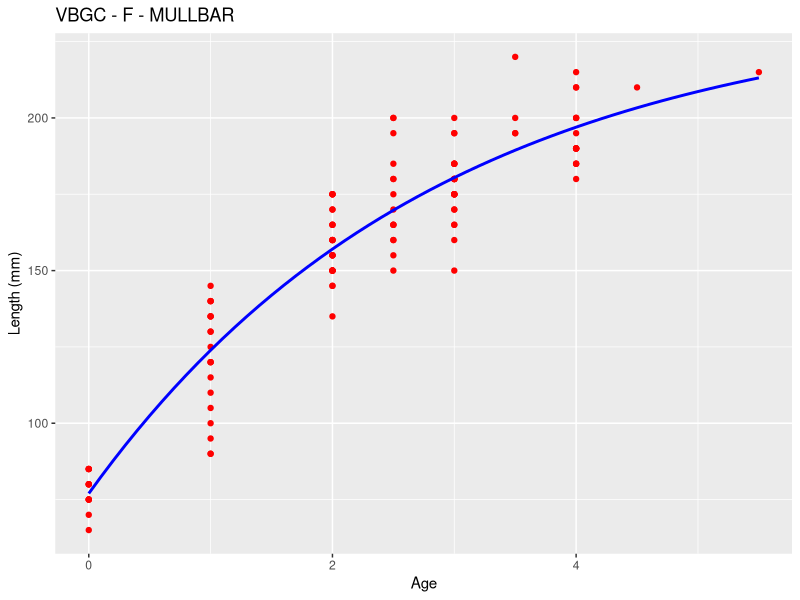
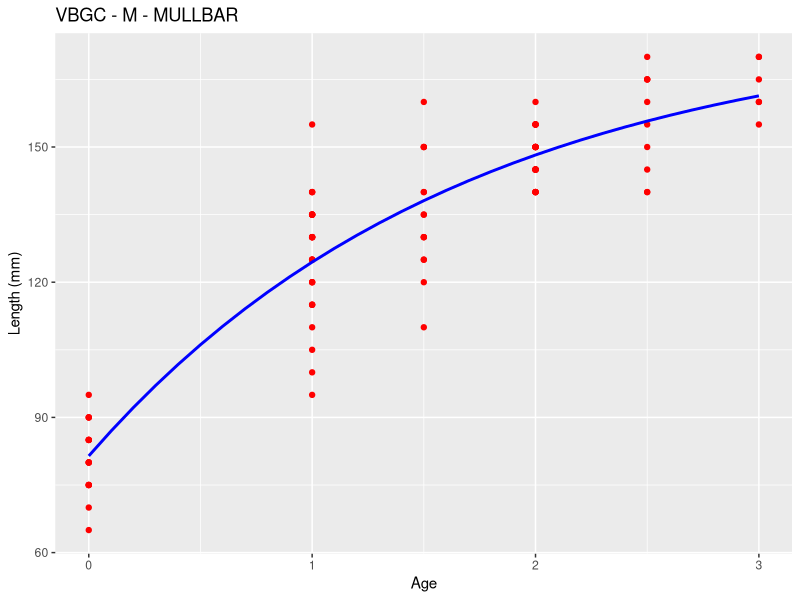
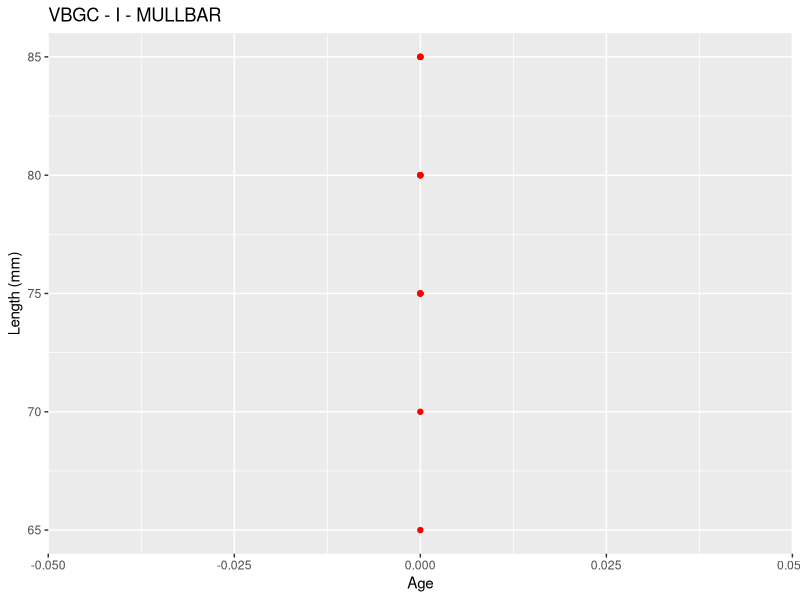
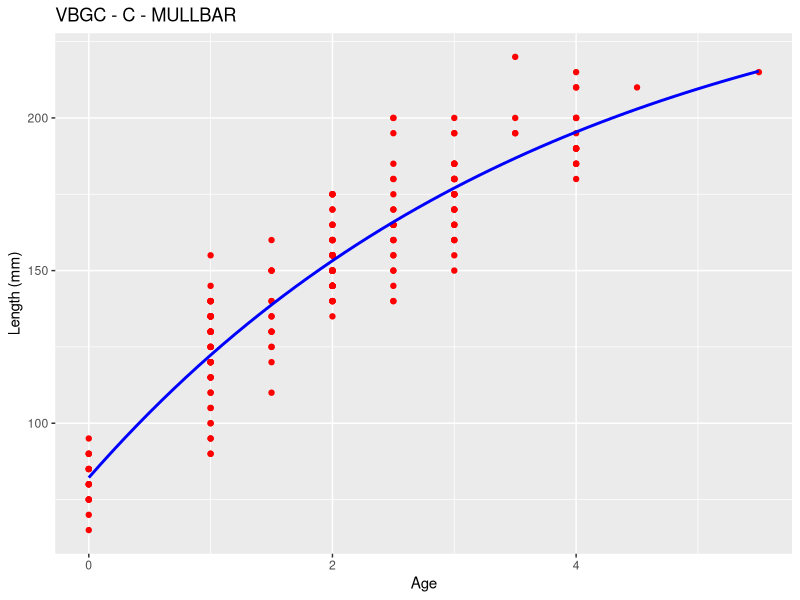
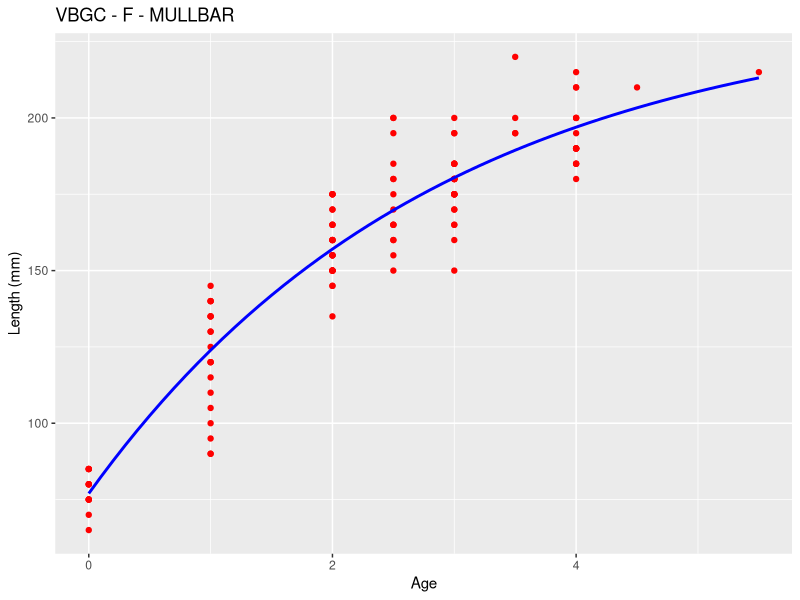
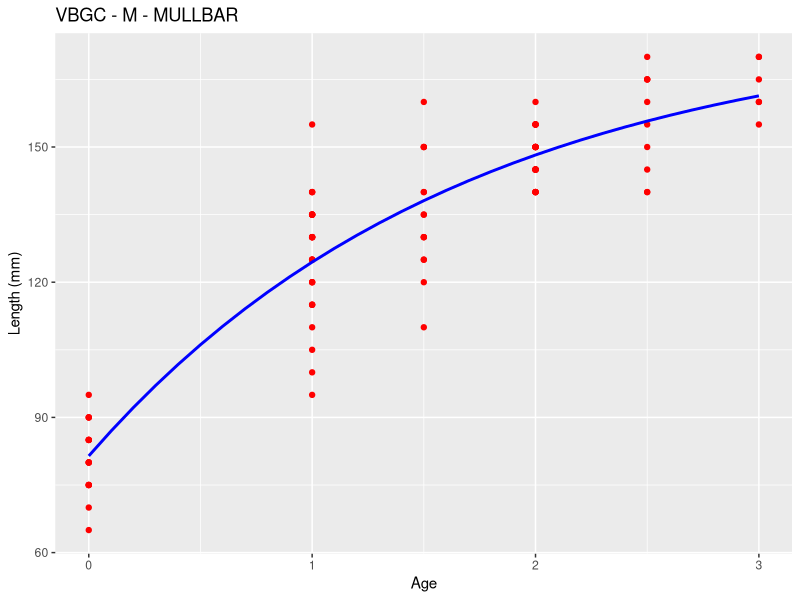
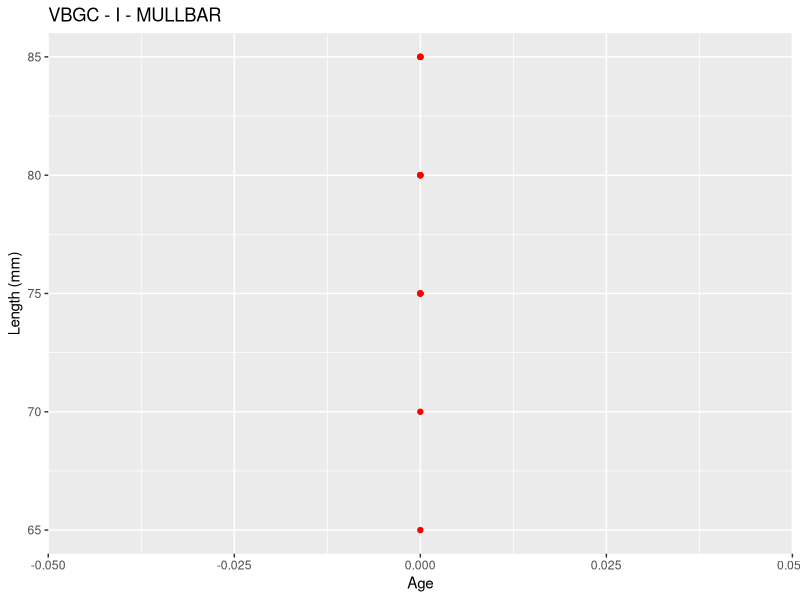
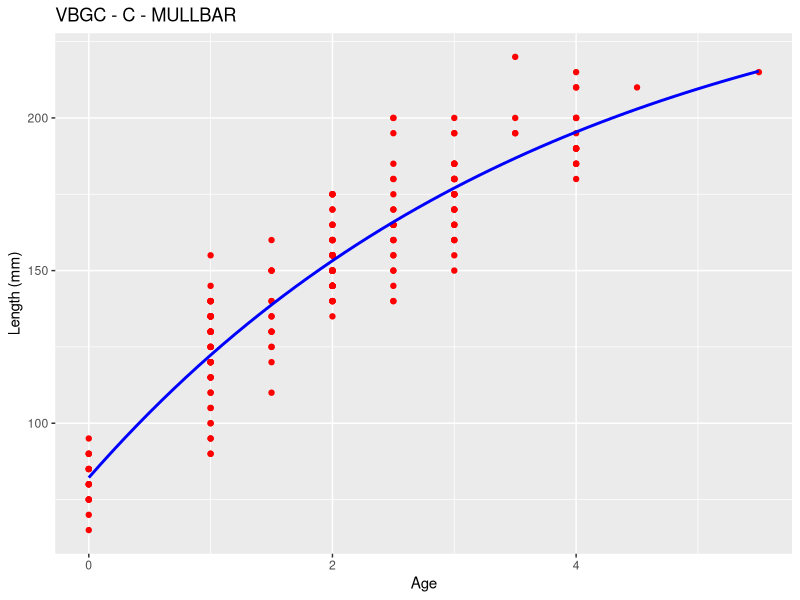

These charts were generated, in order, by the following R code: (Note: this script raises an error after producing the figures.)
############################################################################
#   Von Bertalanffy: R code to estinate the Von Bertalanffy growth curve   #
#   Authors: W. Zupa                                                       #
#   Fondazione Coispa                                                      #
#   If you have any comments or suggestions please contact the following   #
#   e-mail address: zupa@fondazionecoispa.org                              #
#   June 2023                                                              #
############################################################################

# combined sexes ('C') are composed aggregating all the available sexes.
# The analysis by sex is conducted aggregating undetermined sex ('I') with
# each other (e.g. M = M + I; F = F + I).

library(ggplot2)

# set the working directory where to save results
setwd("D:\\OneDrive - Coispa Tecnologia & Ricerca S.C.A.R.L\\BLACK SEA\\Von Bertalanffy")

# load the data fron csv file (use ';' as value separator)
data <- read.table("data_example.csv", sep = ";", header = TRUE)

#---  DON'T MODIFY THE FOLLOWING CODE ---#

wd <- getwd()
data$SEX <- toupper(data$SEX)
data_C <- data[!is.na(data$AGE) &
  as.character(data$AGE) != " " &
  as.character(data$AGE) != "" &
  as.character(data$AGE) != "UR" &
  as.character(data$AGE) != "NR" &
  as.character(data$AGE) != "-1" &
  data$SEX %in% c("F", "M", "N"), ]
data_C$SEX <- "C"

data <- data[!is.na(data$AGE) &
  as.character(data$AGE) != " " &
  as.character(data$AGE) != "" &
  as.character(data$AGE) != "UR" &
  as.character(data$AGE) != "NR" &
  as.character(data$AGE) != "-1" &
  data$SEX %in% c("F", "M", "I", "N"), ]

data <- rbind(data, data_C)

data$AGE <- as.numeric(data$AGE)
data <- data[!is.na(data$AGE), ]

sp <- unique(data$SPECIES)
if (length(sp) > 1) {
  stop("Data for more than one species are not allowed")
}

vbf3 <- function(t, Linf, k, t0) {
  Linf * (1 - exp(-k * (t - t0)))
}

if (nrow(data) > 1) {
  sexes <- unique(data$SEX)
  s <- 2
  params <- list()
  for (s in 1:length(sexes)) {
    df <- data[data$SEX %in% c(sexes[s], "I"), ]
    if (nrow(df) > 0) {
      ss <- list()
      ss$Linf <- max(df$LENGTH) / 0.95
      ss$K <- mean(df[df$AGE == 1, "LENGTH"]) / ss$Linf
      ss$t0 <- -0.5

      error <- try(mod3 <- nls(LENGTH ~ vbf3(AGE, Linf, k, t0), start = c(Linf = abs(ss$Linf), k = abs(ss$K), t0 = ss$t0), data = df, algorithm = "default"), silent = TRUE)
      if (!is(error, "try-error")) {
        mod3 <- nls(LENGTH ~ vbf3(AGE, Linf, k, t0), start = c(Linf = abs(ss$Linf), k = abs(ss$K), t0 = ss$t0), data = df, algorithm = "default")
        sum <- summary(mod3)
        sum
        AIC(mod3)
        Linf <- sum$parameters[1]
        k <- sum$parameters[2]
        t0 <- sum$parameters[3]
        params[[s]] <- data.frame(species = sp, sex = sexes[s], Linf = as.numeric(round(Linf, 4)), k = as.numeric(round(k, 4)), t0 = as.numeric(round(t0, 4)), notes = "")
        pred <- data.frame(AGE = seq(0, max(df$AGE), 0.1))
        pred$LENGTH <- predict(mod3, newdata = data.frame(AGE = pred$AGE))
        p <- ggplot() +
          geom_point(data = df, aes(x = AGE, y = LENGTH), colour = "red", stat = "identity") +
          geom_line(data = pred, aes(x = AGE, y = LENGTH), colour = "blue", size = 1) +
          ggtitle(paste("VBGC", sexes[s], sp, sep = " - ")) +
          labs(col = "Year") +
          xlab("Age") +
          theme(legend.position = "none") +
          ylab(paste("Length (mm)"))
        print(p)
        ggsave(file.path(wd, "output", "VBGC", paste0("VBGC_", sp, "_", sexes[s], ".jpg")), dpi = 300, width = 9, height = 6, units = "in")
      } else {
        params[[s]] <- data.frame(species = sp, sex = sexes[s], Linf = NA, k = NA, t0 = NA, notes = "model not converged")
        p <- ggplot() +
          geom_point(data = df, aes(x = AGE, y = LENGTH), colour = "red", stat = "identity") +
          ggtitle(paste("VBGC", sexes[s], sp, sep = " - ")) +
          labs(col = "Year") +
          xlab("Age") +
          theme(legend.position = "none") +
          ylab(paste("Length (mm)"))
        print(p)
        ggsave(file.path(wd, "output", "VBGC", paste0("VBGC_", sp, "_", sexes[s], ".jpg")), dpi = 300, width = 9, height = 6, units = "in")
      }
    } else {
      cat(paste0("Not age data for '", sexes[s], "' sex"))
    }
  }
  df.params <- do.call(rbind, params)
  write.table(df.params, file.path(wd, "output", "VBGC", paste0("VBGC_", sp, "_summary_table.csv")), sep = ";", row.names = FALSE)
  print(df.params)
} else {
  message("Not enougth data to plot VBGC")
}
